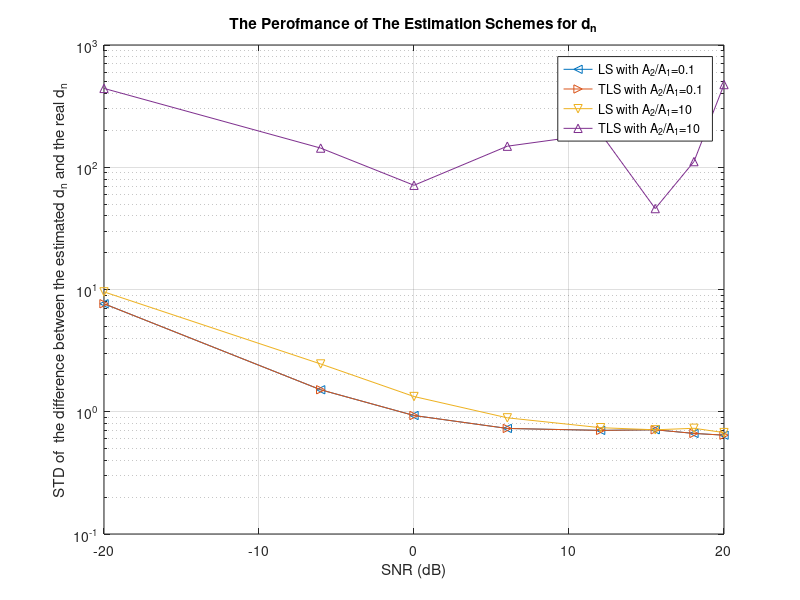
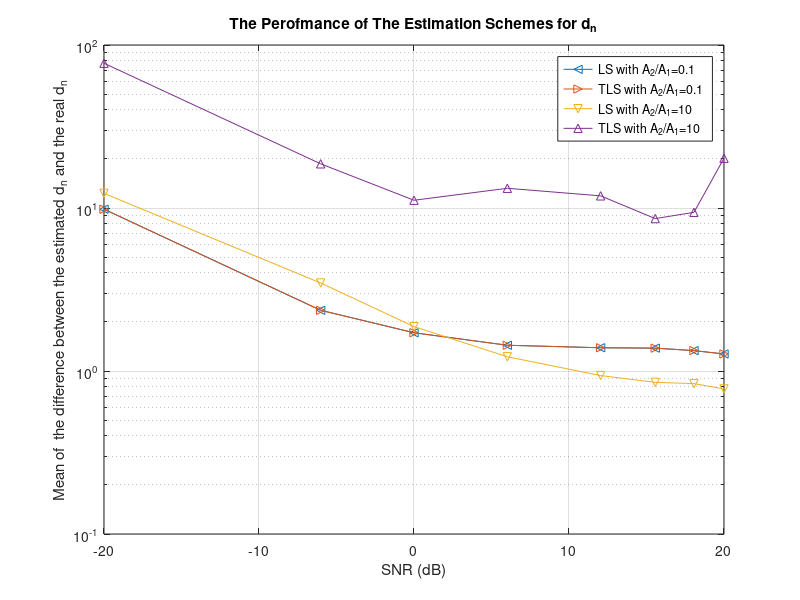
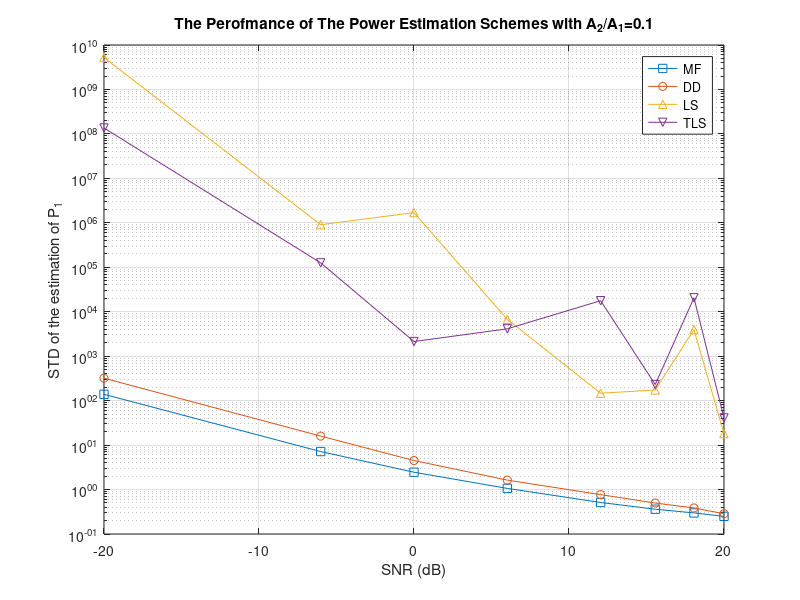
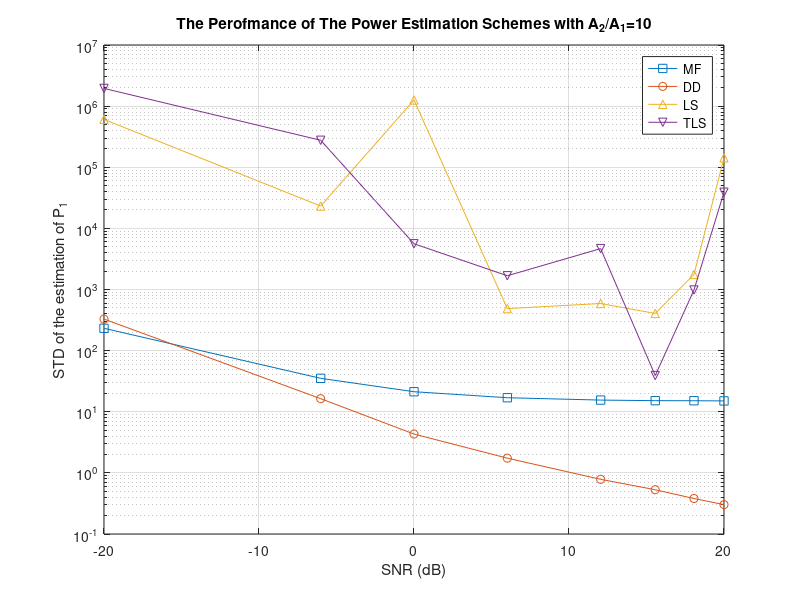

The MATLAB script that drew these images, in order:
%-------------------------------------------------------------------
%   
%   One-Shot Blind Decorrelating Detectors for Synchronous CDMA
%
%-------------------------------------------------------------------
%   BDD40.m
%
%   Updated on 05/14/2003 
%       ---- Add the d estimation, power estimation, BER and NFR 
%
%-------------------------------------------------------------------

clear all;
close all;
K = 2;
M=3;

L = 8;

s1 = [+1; -1; +1; -1; +1; -1; +1; -1];
s1 = s1/norm(s1);
s2 = [+1; +1; +1; -1; +1; -1; +1; -1];
s2 = s2/norm(s2);

S = [s1 s2];
Rs=S'*S
Rs_=inv(S'*S);

w_DD  = (Rs_(1,:)*S')';
w_MF  = s1;

%SNR = 2;
SNR = [0.1; 0.5; 1; 2; 4; 6; 8; 10];

% A21 = [0.2; 0.4; 0.6; 0.8; 1; 1.5; 2; 2.5; 3; 3.5; 4];
A21 = [0.1; 1; 10];

P = eye(L)-s1*s1'/norm(s1);
[Q, R] = qr(s1)
pause

TotalTrails = 1000;

for n = 1:length(A21)
    for m = 1:length(SNR)
    
        BER_LS(m,n) = 0;
        BER_TLS(m,n) = 0;
        BER_DD(m,n) = 0;
        BER_MF(m,n) = 0;

        P_DD_Mean(m,n)=0;
        P_MF_Mean(m,n)=0;
        P_LS_Mean(m,n)=0;
        P_TLS_Mean(m,n)=0;
        
        P_DD_Std(m,n)=0;
        P_MF_Std(m,n)=0;
        P_LS_Std(m,n)=0;
        P_TLS_Std(m,n)=0;

        a = [ 1; A21(n,1)];
        A = diag(a);
        
        sigma = 1/SNR(m,1);

        trial = 0;
        
        while trial <= TotalTrails

            b = (rand(K,1)>0.5)*2 -1;
            r = S*A*b + sigma*randn(L,1);
            
            B1 = [ [1/A(1,1);0] ( (rand(K,M-1) > 0.5)*2 -1 ) ];
            B2 = [ [1/A(1,1);0] ( (rand(K,M-1) > 0.5)*2 -1 ) ];
            
            d1 = pinv(B1)*b;
            d2 = pinv(B2)*b;

            if ( abs( d1(2,1)*B1(1,2)-d2(2,1)*B2(1,2) ) < 0.01 )
                continue
            else
                trial = trial + 1;
            end

            % S_B1 = S*A*B1;
            % S_B2 = S*A*B2;
            
            S_B1 = S*A*B1 + [zeros(L,1) sigma*randn(L,M-1)];
            S_B2 = S*A*B2 + [zeros(L,1) sigma*randn(L,M-1)];
            
            d1_LS = ( inv(S_B1'*S_B1)*S_B1' )*r;
            d2_LS = ( inv(S_B2'*S_B2)*S_B2' )*r;
            dd_LS(2*trial-1,1)=norm(d1_LS-d1);
            dd_LS(2*trial,1)=norm(d2_LS-d2);
            
            %================================================%
            temp = Q'*[S_B1 r];
                       
            [Us1, Ss1, Vs1]=svd(temp(2:L,2:M+1));
            s_svd1=sort(diag(Ss1));
            
            d1_TLS = ( pinv( S_B1'*S_B1 - (s_svd1(1,1)^2)*diag([0 ones(1,M-1)]) )*S_B1' )*r;
            
            %================================================%
            temp = Q'*[S_B2 r];
                       
            [Us2, Ss2, Vs2]=svd(temp(2:L,2:M+1));
            s_svd2=sort(diag(Ss2));
            
            d2_TLS = ( pinv( S_B2'*S_B2 - (s_svd2(1,1)^2)*diag([0 ones(1,M-1)]) )*S_B2' )*r;

            %=================================================%
            dd_TLS(2*trial-1,1) = norm(d1_TLS-d1);            
            dd_TLS(2*trial  ,1) = norm(d2_TLS-d2);            
            
            delta_d_LS  = d2_LS  - d1_LS;
            delta_d_TLS = d2_TLS - d1_TLS;
            
            A1_LS(trial,1)  = abs( delta_d_LS(1,1)/( B1(1,2:M)*d1_LS(2:M,1)-B2(1,2:M)*d2_LS(2:M,1) ) );
            A1_TLS(trial,1) = abs( delta_d_TLS(1,1)/( B1(1,2:M)*d1_TLS(2:M,1)-B2(1,2:M)*d2_TLS(2:M,1) ) );
                
            P1_LS(trial,1)  = A1_LS(trial,1)^2;
            P1_TLS(trial,1) = A1_TLS(trial,1)^2;
                
            b_LS = sign( [1/A1_LS(trial,1) B1(1,2:M)]*d1_LS + [1/A1_LS(trial,1) B2(1,2:M)]*d2_LS );
            b_TLS = sign( [1/A1_TLS(trial,1) B1(1,2:M)]*d1_TLS + [1/A1_TLS(trial,1) B2(1,2:M)]*d2_TLS );
                
            b_DD = w_DD' * r(:,1);
            P_DD(trial,1) = b_DD^2;
            
            b_MF = w_MF' * r(:,1);
            P_MF(trial,1) = b_MF^2;
               
            if ( ( b_LS*b(1,1) ) < 0 )
                BER_LS(m,n) = BER_LS(m,n) + 1;
            end
                
            if ( ( b_TLS*b(1,1) ) < 0 )
                BER_TLS(m,n) = BER_TLS(m,n) + 1;
            end
                
            if ( ( b_DD*b(1,1) ) < 0 )
                BER_DD(m,n) = BER_DD(m,n) + 1;
            end
                
            if ( ( b_MF*b(1,1) ) < 0 )
                BER_MF(m,n) = BER_MF(m,n) + 1;
            end

        end
        
        MEAN_dd_LS(n,m)=mean(dd_LS);
        MEAN_dd_TLS(n,m)=mean(dd_TLS);

        STD_dd_LS(n,m)=std(dd_LS);
        STD_dd_TLS(n,m)=std(dd_TLS);

        P_LS_Mean(m,n) = mean(P1_LS);
        P_TLS_Mean(m,n) = mean(P1_TLS);
        P_DD_Mean(m,n) = mean(P_DD);
        P_MF_Mean(m,n) = mean(P_MF);        
        
        P_LS_Std(m,n) = std(P1_LS);
        P_TLS_Std(m,n) = std(P1_TLS);
        P_DD_Std(m,n) = std(P_DD);
        P_MF_Std(m,n) = std(P_MF);        

    end
end

BER_MF = BER_MF/TotalTrails
BER_DD = BER_DD/TotalTrails
BER_LS = BER_LS/TotalTrails
BER_TLS = BER_TLS/TotalTrails

%%---------------------------------------------------------------------------%%
P1_SNR = SNR.^2;
SNR = log10(SNR).*20;

A2A1 = log10(A21).*20;

%%---------------------------------------------------------------
figure(1)
semilogy(SNR, STD_dd_LS(1,:),'-<', SNR, STD_dd_LS(1,:),'->',SNR, STD_dd_LS(3,:),'-v', SNR, STD_dd_TLS(3,:),'-^')
grid;
title('The Perofmance of The Estimation Schemes for d_n');
xlabel('SNR (dB)');
ylabel('STD of  the difference between the estimated d_n and the real d_n');
legend('LS with A_2/A_1=0.1','TLS with A_2/A_1=0.1','LS with A_2/A_1=10','TLS with A_2/A_1=10');

figure(2)
semilogy(SNR, MEAN_dd_LS(1,:),'-<', SNR, MEAN_dd_LS(1,:),'->',SNR, MEAN_dd_LS(3,:),'-v', SNR, MEAN_dd_TLS(3,:),'-^')
grid;
title('The Perofmance of The Estimation Schemes for d_n');
xlabel('SNR (dB)');
ylabel('Mean of  the difference between the estimated d_n and the real d_n');
legend('LS with A_2/A_1=0.1','TLS with A_2/A_1=0.1','LS with A_2/A_1=10','TLS with A_2/A_1=10');

%%-----------------------------------------------------------------------------
figure(3)
semilogy(SNR, P_MF_Std(:,1),'-s', SNR, P_DD_Std(:,1),'-o',SNR, P_LS_Std(:,1),'-^', SNR, P_TLS_Std(:,1),'-v')
grid;
title('The Perofmance of The Power Estimation Schemes with A_2/A_1=0.1');
xlabel('SNR (dB)');
ylabel('STD of the estimation of P_1');
legend('MF','DD','LS','TLS');

figure(4)
semilogy(SNR, P_MF_Std(:,3),'-s', SNR, P_DD_Std(:,3),'-o',SNR, P_LS_Std(:,3),'-^', SNR, P_TLS_Std(:,3),'-v')
grid;
title('The Perofmance of The Power Estimation Schemes with A_2/A_1=10');
xlabel('SNR (dB)');
ylabel('STD of the estimation of P_1');
legend('MF','DD','LS','TLS');

figure(5)
semilogy(SNR, P_MF_Mean(:,1),'-s', SNR, P_DD_Mean(:,1),'-o',SNR, P_LS_Mean(:,1),'-^', SNR, P_TLS_Mean(:,1),'-v')
grid;
title('The Perofmance of The Power Estimation Schemes with A_2/A_1=0.1');
xlabel('SNR (dB)');
ylabel('Mean of the estimation of P_1');
legend('MF','DD','LS','TLS');

figure(6)
semilogy(SNR, P_MF_Mean(:,3),'-s', SNR, P_DD_Mean(:,3),'-o',SNR, P_LS_Mean(:,3),'-^', SNR, P_TLS_Mean(:,3),'-v')
grid;
title('The Perofmance of The Power Estimation Schemes with A_2/A_1=10');
xlabel('SNR (dB)');
ylabel('Mean of the estimation of P_1');
legend('MF','DD','LS','TLS');

%%------------------------------------------------------------------------------------

figure(7)
semilogy(SNR, BER_MF(:,1),'-*',SNR, BER_MF(:,2),'-+',SNR, BER_MF(:,3),'-x', SNR, BER_DD(:,3),'-o', SNR, BER_LS(:,1),'-d', SNR, BER_LS(:,2),'-p', SNR, BER_LS(:,3),'-h')
ylim([1.0/TotalTrails 0.55])
xlim([min(SNR) max(SNR)])
grid;
title('BER of Different Multiuser Detection Algorithms');
xlabel('SNR (dB)');
ylabel('Bit-Error-Rate BER');
legend('MF with A_2/A_1=0.1','MF with A_2/A_1=1','MF with A_2/A_1=2','Decorr. Detector','LS with A_2/A_1=0.1','LS with A_2/A_1=1','LS with A_2/A_1=2');

figure(8)
semilogy(SNR, BER_MF(:,1),'-*',SNR, BER_MF(:,2),'-+',SNR, BER_MF(:,3),'-x', SNR, BER_DD(:,3),'-o', SNR, BER_TLS(:,1),'-d', SNR, BER_TLS(:,2),'-p', SNR, BER_TLS(:,3),'-h')
ylim([1.0/TotalTrails 0.55])
xlim([min(SNR) max(SNR)])
grid;
title('BER of Different Multiuser Detection Algorithms');
xlabel('SNR (dB)');
ylabel('Bit-Error-Rate BER');
legend('MF with A_2/A_1=0.1','MF with A_2/A_1=1','MF with A_2/A_1=2','Decorr. Detector','TLS with A_2/A_1=0.1','TLS with A_2/A_1=1','TLS with A_2/A_1=2');

%%------------------------------------------------------------------------------------------
figure(9)
semilogy(A2A1, BER_MF(1,:),'-*', A2A1, BER_DD(1,:),'-o', A2A1, BER_LS(1,:),'-^', A2A1, BER_TLS(1,:),'-v')
grid;
title('Near-Far Resistance Performance of Different Detectors');
xlabel('Near-Far Resistance A_2/A_1(dB)');
ylabel('Bit-Error-Rate (BER)');
legend('MF','DD','LS','TLS');